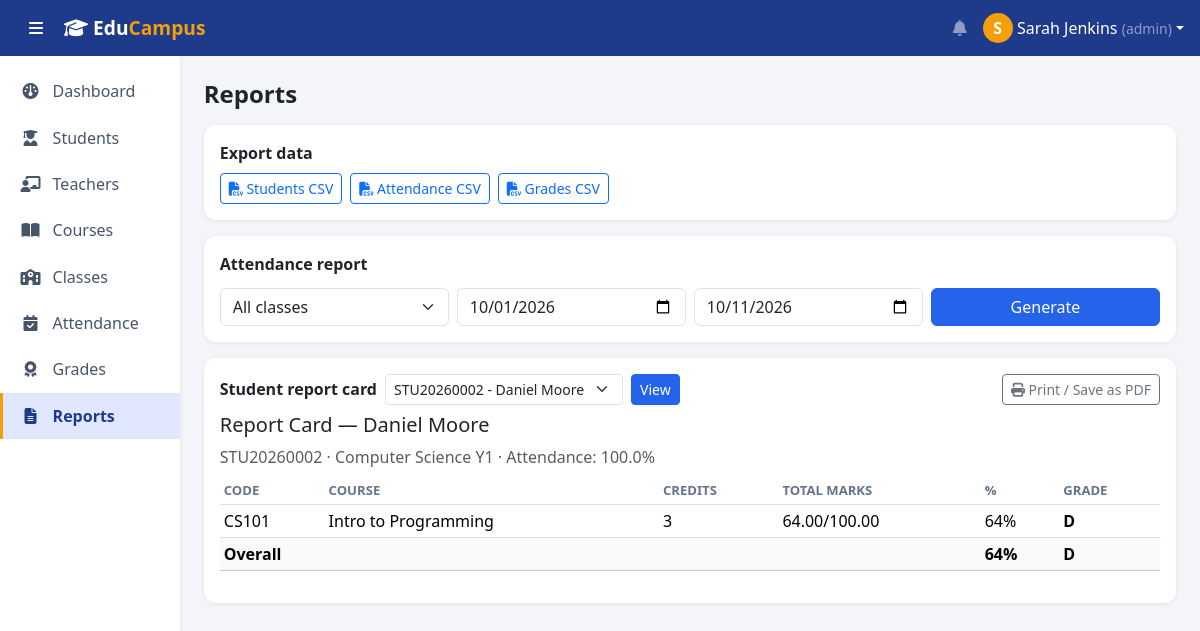
The app's page /reports.php?student_id=2 (signed in) with its own data.
### tables this page shows
CREATE TABLE students(
 id INT AUTO_INCREMENT PRIMARY KEY, user_id INT NULL, student_no VARCHAR(20) NOT NULL UNIQUE,
 first_name VARCHAR(60) NOT NULL, last_name VARCHAR(60) NOT NULL, email VARCHAR(120) NOT NULL UNIQUE, phone VARCHAR(30),
 gender ENUM('Male','Female') NOT NULL, dob DATE NULL, class_id INT NULL, academic_year_id INT NULL, photo VARCHAR(255) NULL,
 status ENUM('Active','Inactive','Graduated') NOT NULL DEFAULT 'Active', created_at TIMESTAMP DEFAULT CURRENT_TIMESTAMP,
 INDEX(class_id), INDEX(academic_year_id),
 FOREIGN KEY(user_id) REFERENCES users(id) ON DELETE SET NULL,
 FOREIGN KEY(class_id) REFERENCES classes(id) ON DELETE SET NULL,
 FOREIGN KEY(academic_year_id) REFERENCES academic_years(id) ON DELETE SET NULL);

CREATE TABLE classes(
 id INT AUTO_INCREMENT PRIMARY KEY, name VARCHAR(80) NOT NULL, department VARCHAR(100), academic_year_id INT NULL, teacher_id INT NULL,
 FOREIGN KEY(academic_year_id) REFERENCES academic_years(id) ON DELETE SET NULL,
 FOREIGN KEY(teacher_id) REFERENCES teachers(id) ON DELETE SET NULL);

### includes/bootstrap.php (called while the page is built, shortened)
<?php
function e($v){ return htmlspecialchars((string)$v, ENT_QUOTES, 'UTF-8'); }
function role(){ return $_SESSION['user']['role'] ?? ''; }
function letter_grade($pct){ return $pct>=90?'A':($pct>=80?'B':($pct>=70?'C':($pct>=60?'D':'F'))); }

### reports.php (the view, shortened to what this page needs)
<?php
require __DIR__.'/includes/bootstrap.php'; require __DIR__.'/includes/layout.php'; require_login();
$staff=role()!=='student';
$sid=$staff?(int)($_GET['student_id']??0):my_student_id($pdo);
?><div class="row g-3 no-print"><?php if($staff): ?><div class="col-12"><div class="card p-3"><strong>Export data</strong><div class="mt-2 d-flex gap-2 flex-wrap">
 <a class="btn btn-outline-primary btn-sm" href="?export=students"><i class="fa fa-file-csv"></i> Students CSV</a>
 <a class="btn btn-outline-primary btn-sm" href="?export=attendance"><i class="fa fa-file-csv"></i> Attendance CSV</a>
 <a class="btn btn-outline-primary btn-sm" href="?export=grades"><i class="fa fa-file-csv"></i> Grades CSV</a></div></div></div>
<div class="col-12"><div class="card p-3"><strong>Attendance report</strong><form class="row g-2 mt-1" method="get">
 <div class="col-md-3"><select name="class_id" class="form-select"><option value="">All classes</option></select></div>
 <div class="col-md-3"><input type="date" name="from" class="form-control" value="<?=e($_GET['from']??date('Y-m-01'))?>"></div>
 <div class="col-md-3"><input type="date" name="to" class="form-control" value="<?=e($_GET['to']??date('Y-m-d'))?>"></div>
 <div class="col-md-3"><button class="btn btn-primary w-100">Generate</button></div></form></div></div><?php endif; ?></div>
<div class="card p-3 mt-3"><div class="no-print d-flex gap-2 align-items-center mb-2"><strong>Student report card</strong>
<?php if($staff): ?><form method="get" class="d-flex gap-2"><select name="student_id" class="form-select form-select-sm"><option value="">Select student…</option>
<?php foreach(opts($pdo,"sql:SELECT id,CONCAT(student_no,' - ',first_name,' ',last_name) FROM students ORDER BY first_name") as $v=>$l): ?><option value="<?=e($v)?>" <?=$sid==$v?'selected':''?>><?=e($l)?></option><?php endforeach; ?></select><button class="btn btn-sm btn-primary">View</button></form><?php endif; ?>
<?php if($sid): ?><button class="btn btn-sm btn-outline-secondary ms-auto" onclick="window.print()"><i class="fa fa-print"></i> Print / Save as PDF</button><?php endif; ?></div>
<?php if($sid): $st=$pdo->prepare("SELECT s.*,c.name cn FROM students s LEFT JOIN classes c ON c.id=s.class_id WHERE s.id=?"); $st->execute([$sid]); $stu=$st->fetch();
 if($stu): $g=$pdo->prepare("SELECT c.code,c.title,c.credits,SUM(g.marks) m,SUM(g.max_marks) mx FROM grades g JOIN courses c ON c.id=g.course_id WHERE g.student_id=? GROUP BY c.id"); $g->execute([$sid]); $rows=$g->fetchAll();
 $am=$pdo->prepare("SELECT ROUND(SUM(status IN('Present','Late'))*100/COUNT(*),1) FROM attendance WHERE student_id=?"); $am->execute([$sid]); $ap=$am->fetchColumn(); ?>
 <h5>Report Card — <?=e($stu['first_name'].' '.$stu['last_name'])?></h5><p class="text-muted mb-2"><?=e($stu['student_no'])?> · <?=e($stu['cn']??'No class')?> · Attendance: <?=$ap!==null&&$ap!==false?e($ap).'%':'n/a'?></p>
 <table class="table table-sm"><thead><tr><th>Code</th><th>Course</th><th>Credits</th><th>Total marks</th><th>%</th><th>Grade</th></tr></thead><tbody>
 <?php $sm=0;$sx=0; foreach($rows as $r): $pc=round($r['m']*100/$r['mx'],1); $sm+=$r['m']; $sx+=$r['mx']; ?><tr><td><?=e($r['code'])?></td><td><?=e($r['title'])?></td><td><?=e($r['credits'])?></td><td><?=e($r['m'])?>/<?=e($r['mx'])?></td><td><?=e($pc)?>%</td><td><b><?=letter_grade($pc)?></b></td></tr><?php endforeach; ?>
 <?php if(!$rows): ?><tr><td colspan="6" class="text-muted">No grades recorded.</td></tr><?php else: $o=round($sm*100/$sx,1); ?><tr class="table-light"><td colspan="4"><b>Overall</b></td><td><b><?=e($o)?>%</b></td><td><b><?=letter_grade($o)?></b></td></tr><?php endif; ?></tbody></table>
 <?php endif; else: ?><p class="text-muted mb-0">Select a student to view a report card.</p><?php endif; ?></div>

### assets/style.css (style rules this page uses)
:root { --navy:#1e3a8a;--blue:#2563eb;--accent:#f59e0b;--bg:#f3f5f9 }
body { background:var(--bg);font-family:system-ui,-apple-system,"Segoe UI",Roboto,sans-serif }
.card { border:0;border-radius:12px;box-shadow:0 1px 4px rgba(15,23,42,.08) }
.btn-primary { background:var(--blue);border-color:var(--blue) }
.table thead th { color:#64748b;font-weight:600;font-size:.82rem;text-transform:uppercase }

### records on screen
students: first_name+last_name "Daniel Moore", student_no "STU20260002", class.name "Computer Science Y1"

### other values on screen
substr(user()['name'],0,1) "S"
user()['name'] "Sarah Jenkins"
role() "admin"
$n[1] "Dashboard"
$n[1] "Students"
$n[1] "Teachers"
$n[1] "Courses"
$n[1] "Classes"
$n[1] "Attendance"
$n[1] "Grades"
$n[1] "Reports"
$title "Reports"
$ap "100.0"
$r['code'] "CS101"
$r['title'] "Intro to Programming"
